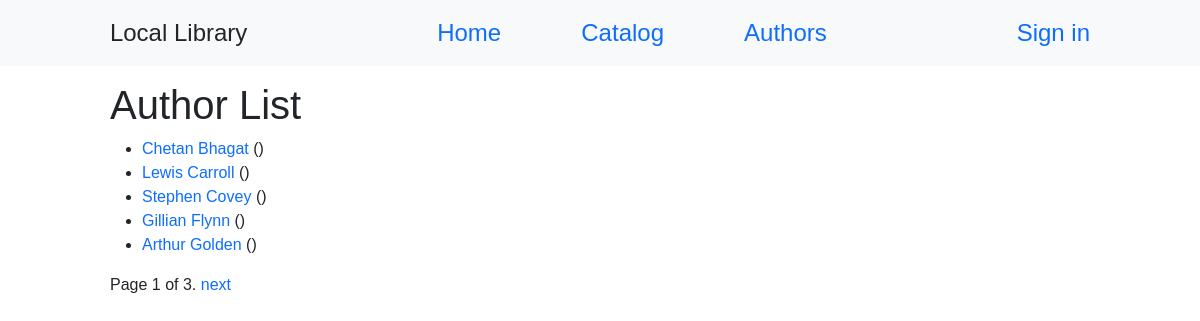
Page /catalog/authors/ on the earlier database version.
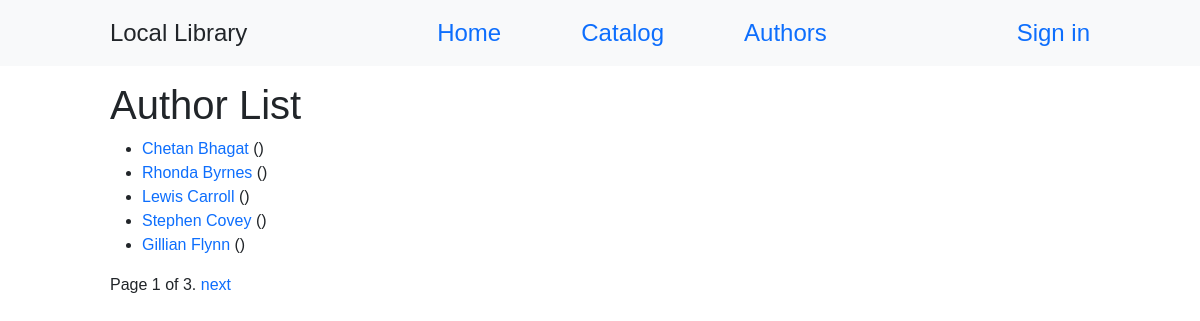
Same page on the later database version.
### catalog/models.py (models this page shows, shortened)
class Author(models.Model):
    first_name = models.CharField(max_length=100)
    last_name = models.CharField(max_length=100)
    date_of_birth = models.DateField(null=True, blank=True)
    date_of_death = models.DateField('Died', null=True, blank=True)
    class Meta:
        ordering = ['last_name', 'first_name']
    def get_absolute_url(self):
        return reverse('author-detail', args=[str(self.id)])

### catalog/views.py (the view)
# urls.py: path('authors/',views.AuthorListView.as_view(),name='authors'),
class AuthorListView(generic.ListView):
    model = Author
    paginate_by = 5

### catalog/templates/catalog/author_list.html (shortened to what this page needs)
{% extends "base_generic.html" %}
{% block content %}
  <h1>Author List</h1>
  {% if author_list %}
  <ul>
    {% for author in author_list %}
      <li>
        <a href="{{ author.get_absolute_url }}">{{ author.first_name }} {{author.last_name}}</a> ()
      </li>
    {% endfor %}
  </ul>
  {% else %}
    <p>Author list is empty.</p>
  {% endif %}
{% endblock %}

Differences in the rows shown:
no longer on this page (row unchanged): Author: first_name "Arthur", last_name "Golden"
added Author: first_name "Rhonda", last_name "Byrnes"
